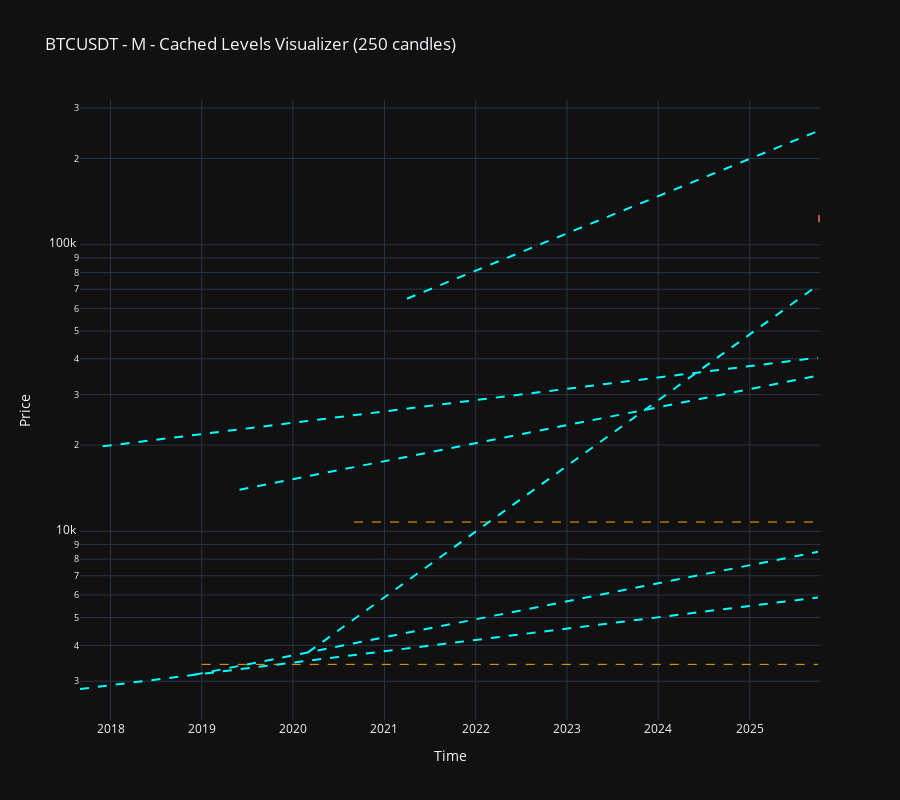
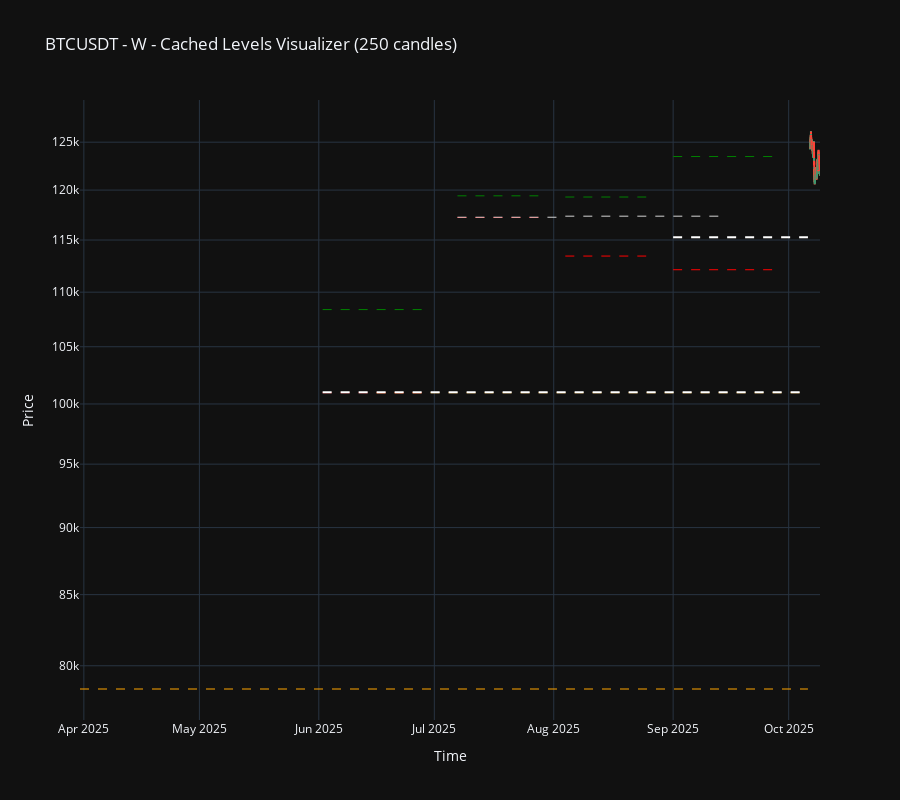
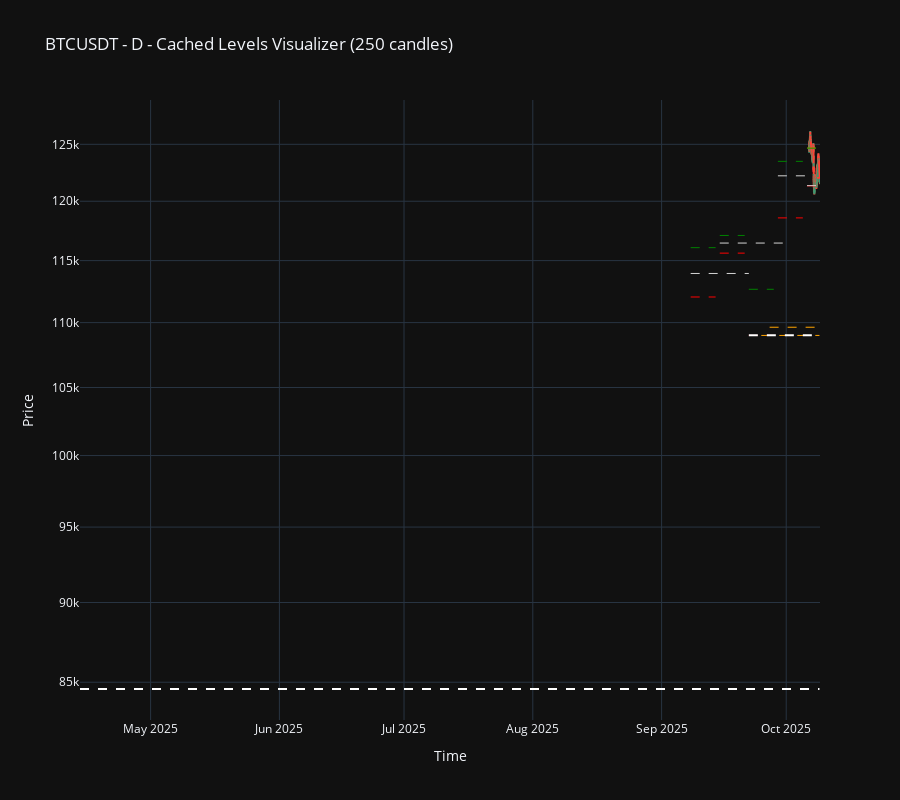
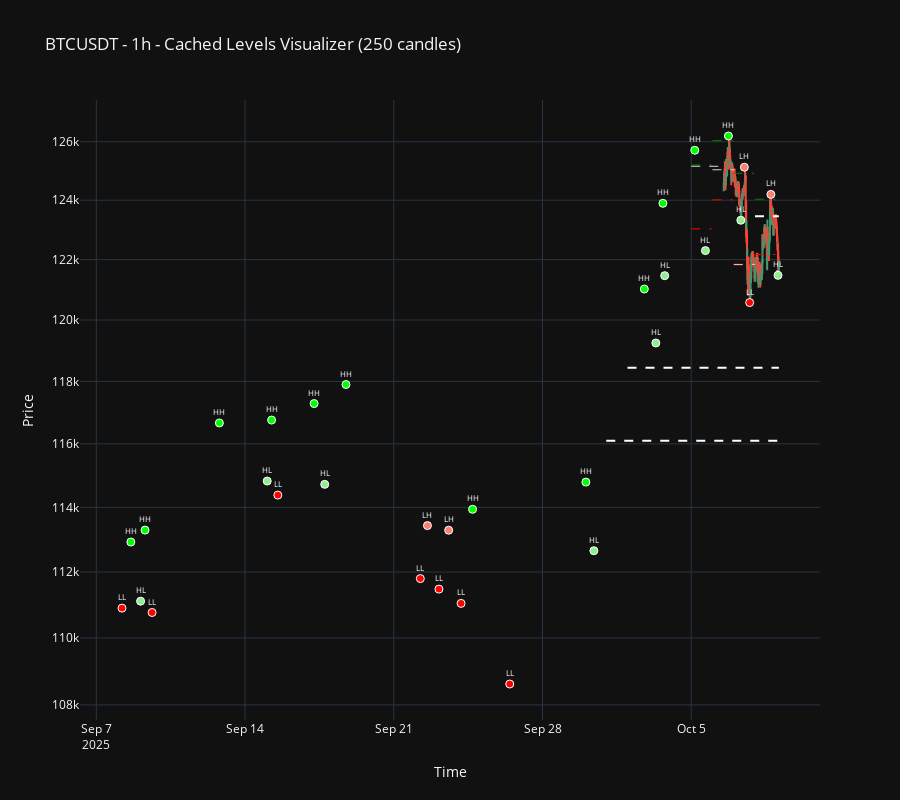

Notebook source saved alongside these figures, in order:
### Code cell
# Visualize different segments of the cached data
print("🎯 Visualizing cached levels data...")

import pandas as pd
import json
from pathlib import Path

# Set display options
pd.set_option('display.max_columns', None)
pd.set_option('display.width', None)
pd.set_option('display.max_rows', 50)


## SYMBOL
symbol = 'BTCUSDT'

# Load the checkpoint file
checkpoint_path = Path(f'data/levels_cache/{symbol}-15m-levels.parquet')
df = pd.read_parquet(checkpoint_path)

print(f"✅ Loaded checkpoint file: {checkpoint_path}")
print(f"📊 Shape: {df.shape[0]:,} rows × {df.shape[1]} columns")
print(f"📅 Date Range: {df['datetime'].min()} to {df['datetime'].max()}")
df.head()


# Get the last 500 candles for visualization
segment_size = 250
df = df.tail(segment_size) if segment_size > 0 else df

print(f"📊 Visualizing last {len(df)} candles:")
print(f"   Date range: {df['datetime'].iloc[0]} to {df['datetime'].iloc[-1]}")
print(f"   Price range: ${df['low'].min():,.2f} - ${df['high'].max():,.2f}")

# Check what timeframes are available in the last row
last_levels = json.loads(df['levels_json'].iloc[-1])
available_timeframes = list(last_levels.keys())
print(f"   Available timeframes: {available_timeframes}")

# Visualize each available timeframe
for tf in available_timeframes:
    print(f"\n🔍 Visualizing {tf} timeframe levels...")
    try:
        visualize_cached_data(symbol, df, timeframe=tf, useLogScale=True)
    except Exception as e:
        print(f"❌ Error visualizing {tf}: {e}")
        import traceback
        traceback.print_exc()
